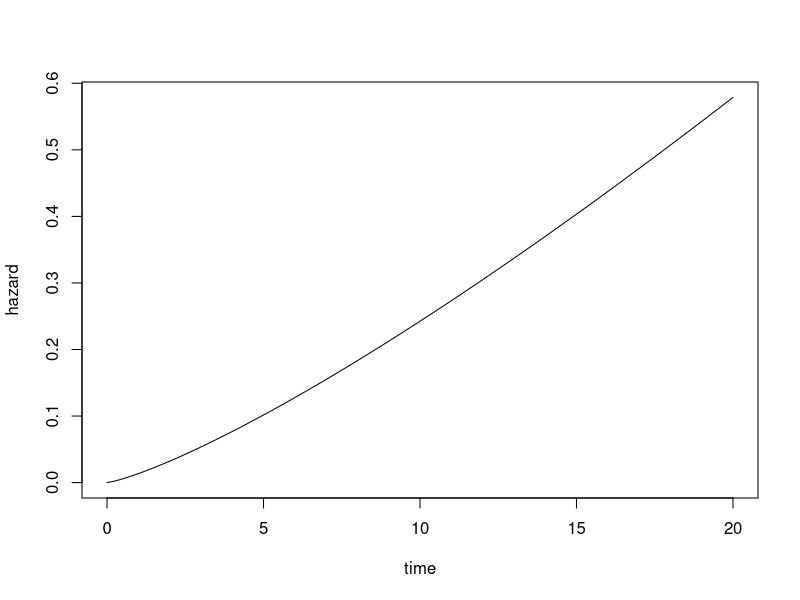
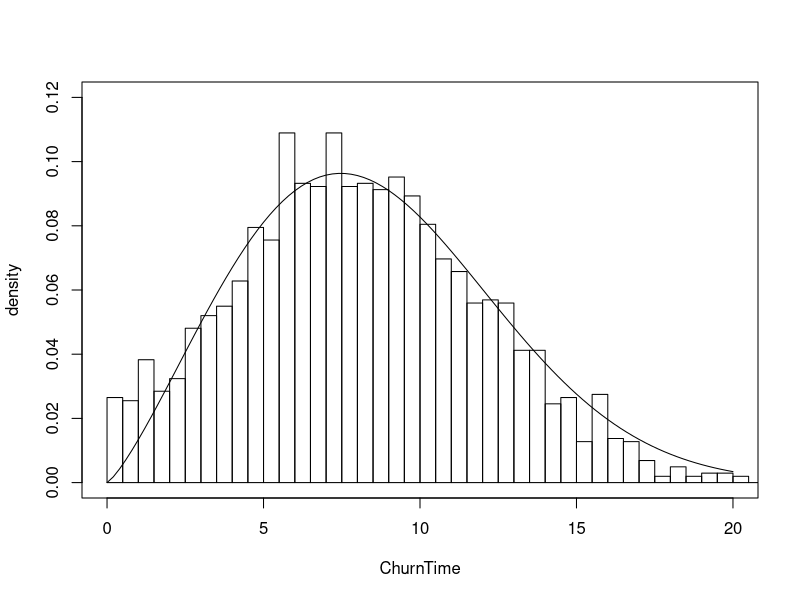

These charts were generated, in order, by the following R code:
#데이터 형태가 Binary Response 및 Time Information 있을때: Survival/Duration analysis 사용
#Case of Positive Duration Dependence (시간갈수록 상태변할확률↑)

#install.packages("survival") 
library(survival) 
mydata =read.csv("Bank_Attrition.csv") 
str(mydata)

surv.res=survreg(Surv(ChurnTime,1-Censored)~.-CustomerID, data=mydata, dist="weibull") 
#Surv function은 time duration("ChurnTime"),indicator("1-Censored") 먼저 정의해줘야함 
#Surv function의 incicator은 0이면 right-censored, 1이면 not censored인데 
#데이터셋컬럼설정에서 값이 1이면 right-censored로 되어있어서, surv function의 indicator 은 "1-Censored"로 설정 
#distribution은 baseline hazard function 의미 => 우리는 hazard function으로 weibull function 이용 

summary(surv.res) 
#survreg결과로 나온 coefficients(delta estimates)들은 의미있는게아니라서 a,beta로 transformation 해줘야함 

a = 1/surv.res$scale #take the inverse : shape paramater of the distribtuion 
a
beta = -coef(surv.res)*a 
beta 
# original beta coefficients 구하는 과정 
#proportional hazard models 에서 구한 beta계수들은 semi-elasticity interpretation을 가짐
#Income variable의 beta계수가 0.0197이라는 말은, one unit of customer Income이 increase할수록 
#hazard rate(instantaneous probability density of repurchase occurring)이 1.97% 상승한다는의미
#또 Income의 delta계수(-0.0087)와 beta계수(0.0197)은 부호가 반대인데,
#이는 hazard rate(corresponding independent value)이 increase할수록 "expected duration before repurchase" 가 decrease한다는 의미

#plot the hazard function
xbar = colMeans(mydata[,2:10]) #calculate the mean x values (2,3,4는 three x variables of the data)
xbeta = crossprod(c(1,xbar),beta) #calculate the usual xBeta combination (intercept에 대응하는게 1)

#hazard function은 function of time T
#curve function은 function of a certain independent variable as a smooth curve
curve(exp(c(xbeta))*a*x^(a-1),xlim=c(0,20),xlab="time",ylab="hazard")
#independent variable needs to be specified as "x", so the curve function knows which one is the independent variable
#Weibull model의 PH(Proportional Hazard)은 e^xbeta*a*t^(a-1)임. curve function의 independent variable "x"는 t(time) 의미

#a값은 2.255127 >> 1보다 크므로 positive duration dependence
#longer individual remains in the current state >>raise the probability it will switch into the other state
#∴hazard function실행시켜보면 time 커질수록 증가하는 형태

#plot the density function of duration distribution : dweibull function을 통해 Weibull distribution의 PDF도출가능
b=exp(-xbeta/a)
curve(dweibull(x, shape=a, scale=b),xlab="ChurnTime",ylab="density",xlim=c(0,20),ylim=c(0,0.12))
# a > 1이므로 hazard는 시간이 지날수록 증가하는 형태를 보이며
# PDF는 초기에는 증가하다가 어떤 시점 이후 감소하는 종 모양을 보임
# 이는 사건이 특정 시점에서 가장 많이 발생하는 경향을 보여주는 것임
# (실제 데이터에서는 right-censoring 때문에 tail 부분에서 급격히 작아질 수 있음)

#duration density function의 concept을 이용하기위해 히스토그램 이용
#right-censored data는 이용하면 안됨(right-censored의 duration은 실제duration값이 아니므로)
#frequency=FALSE 함으로써 y-axis가 frequency counts가 아니라 probability density 가 되도록
#add=TRUE 함으로써 current plot에 histogram 추가
hist(mydata$ChurnTime[mydata$Censored==0],breaks=50,freq=FALSE, add=TRUE, col=NULL)

#histogram of actual durations observed in the data를 통해 (히스토그램)
#probability of observing durations in different lenses를 추정할수있음 (종모양함수)



